Frame 1 (no input): blank canvas, image omitted
Frame 60 (no input): blank canvas, image omitted
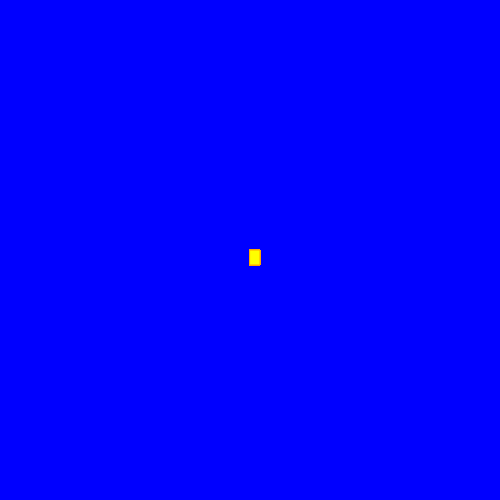
Frame 120 (the mouse pressed at the canvas centre since frame 60)

The p5.js sketch whose frames 1 and 60 were blank and that drew this single picture after the mouse press (run headless with seeded random() and noise() and a simulated clock; from frame 60 on, the mouse is pressed at the canvas centre):

// p5.js sketch
// ── sketch.js
function setup() {
    createCanvas(500, 500);
    background("blue");
  }
  
  function draw() {
  
    stroke("orange");
    fill("yellow");
  
    // console.log(mouseIsPressed);
  
    if (mouseIsPressed) {
      rect(mouseX, mouseY, 10, 15);
    }
  }
  
